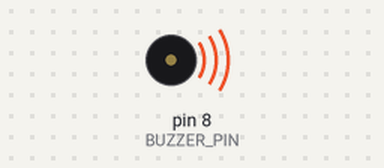
Bench run of a sketch on a simulated Arduino Uno, built with avr-gcc and run on an emulated ATmega328P. On the bench: buzzer (waves = sounding).

Above: at 0.06 s.
At 5.57 s:
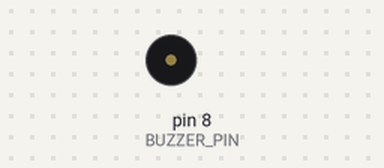
Timing chart, 0 to 5.9 s (numbered marks = the images above):
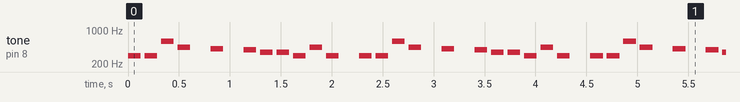

Measured:
- by itself, tone on pin 8 (BUZZER_PIN): plays 294 Hz for 0.13 s, 294 Hz for 0.13 s, 587 Hz for 0.13 s, 440 Hz for 0.13 s, 415 Hz for 0.13 s, 392 Hz for 0.13 s … (495 notes in this stretch)

The sketch:

MegalovaniaZoomer.ino
```cpp
#define BUZZER_PIN 8

// Ноты и их частоты (в Гц)
#define NOTE_D2  73
#define NOTE_D3  147
#define NOTE_A3  220
#define NOTE_AS3 233
#define NOTE_C4  262
#define NOTE_D4  294
#define NOTE_DS4 311
#define NOTE_F4  349
#define NOTE_G4  392
#define NOTE_GS4 415
#define NOTE_A4  440
#define NOTE_AS4 466
#define NOTE_C5  523
#define NOTE_D5  587
#define NOTE_DS5 622
#define NOTE_F5  698
#define NOTE_G5  784
#define NOTE_A5  880
#define REST     0

// Основной риф Megalovania
int melody[] = {
  NOTE_D4, NOTE_D4, NOTE_D5, NOTE_A4, REST, NOTE_GS4, REST, NOTE_G4,
  NOTE_F4, NOTE_F4, NOTE_D4, NOTE_A4, NOTE_D4, REST, NOTE_D4, NOTE_D4,
  NOTE_D5, NOTE_A4, REST, NOTE_GS4, REST, NOTE_G4, NOTE_F4, NOTE_F4,
  NOTE_D4, NOTE_A4, NOTE_D4, REST, NOTE_D4, NOTE_D4, NOTE_D5, NOTE_A4,
  REST, NOTE_GS4, REST, NOTE_G4, NOTE_F4, NOTE_F4, NOTE_D4, NOTE_A4,
  NOTE_D4, REST
};

// Длительности нот (8 = восьмая, 4 = четвертная)
int noteDurations[] = {
  8, 8, 8, 8, 8, 8, 8, 8,
  8, 8, 8, 8, 8, 8, 8, 8,
  8, 8, 8, 8, 8, 8, 8, 8,
  8, 8, 8, 8, 8, 8, 8, 8,
  8, 8, 8, 8, 8, 8, 8, 8,
  8, 8
};

void setup() {
  pinMode(BUZZER_PIN, OUTPUT);
}

void loop() {
  int size = sizeof(noteDurations) / sizeof(int);

  for (int thisNote = 0; thisNote < size; thisNote++) {
    int noteDuration = 1000 / noteDurations[thisNote];
    tone(BUZZER_PIN, melody[thisNote], noteDuration);

    // Пауза между нотами
    int pauseBetweenNotes = noteDuration * 1.30;
    delay(pauseBetweenNotes);
    noTone(BUZZER_PIN);
  }

  delay(2000); // Пауза перед повторением
}
```
